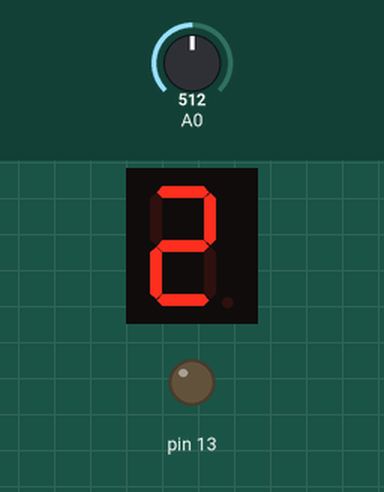
Bench run of a sketch on a simulated Arduino Uno, built with avr-gcc and run on an emulated ATmega328P. Parts: 1-digit seven-segment display, output pins drawn as LEDs (lit = HIGH). Wiring (inferred from the names in the program): 1-digit 7-segment display, segments lit when LOW: segments pin 2, pin 3, pin 4, pin 5, pin 6, pin 7, pin 8. The test bench sets the inputs (shaded band); at power-on: A0 = 512. The segment pins are drawn as the display they are named for; pins used as bus, display or sensor lines are not drawn.

Above: at 3.2 s.
3.3 s: A0 set to 716
At 3.6 s:
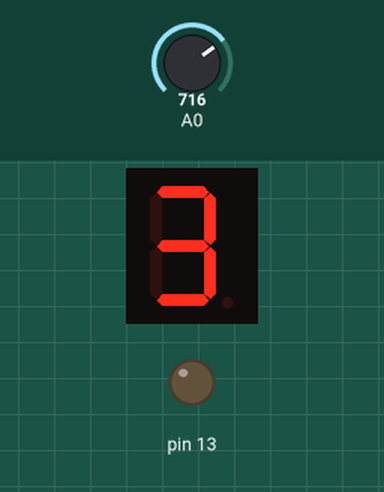
4.8 s: A0 set to 900
At 5.9 s:
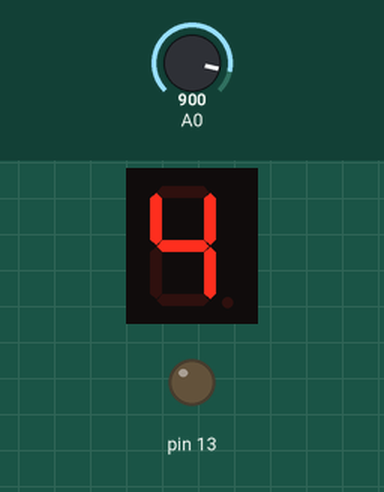
6.3 s: A0 set to 1023
At 7.1 s:
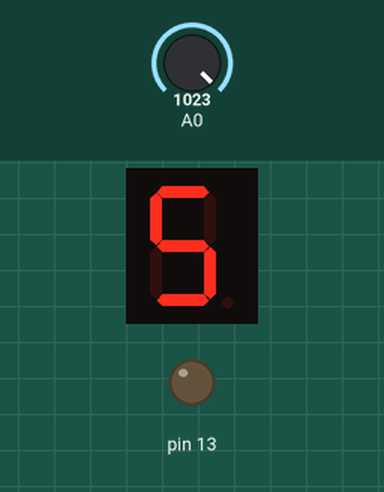
Timing chart, 0 to 9.3 s (numbered marks = the images above; inputs shaded):
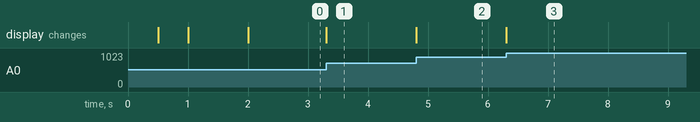

Measured:
- after the input at 3.3 s, the display: changes at once (image 1)
- after the input at 4.8 s, the display: changes at once (image 2)
- after the input at 6.3 s, the display: changes at once (image 3)

The sketch:

sketch_dec25a.ino
```cpp
#define SEG_A 2
#define SEG_B 3
#define SEG_C 4
#define SEG_D 5
#define SEG_E 6
#define SEG_F 7
#define SEG_G 8

void setup() {
  // put your setup code here, to run once:
  pinMode(A0, INPUT);
  pinMode(13, OUTPUT);
  inicjacja();
}

void loop() {
  float odczyt = analogRead(A0) / 1024.00*5;
  int zamiana;
  zamiana = int(odczyt + 0.1);
  wyswietlacz(zamiana);
}

void inicjacja(){
  pinMode(SEG_A, OUTPUT);
  pinMode(SEG_B, OUTPUT);
  pinMode(SEG_C, OUTPUT);
  pinMode(SEG_D, OUTPUT);
  pinMode(SEG_E, OUTPUT);
  pinMode(SEG_F, OUTPUT);
  pinMode(SEG_G, OUTPUT);
  digitalWrite(SEG_A, LOW);
  digitalWrite(SEG_B, LOW);
  digitalWrite(SEG_C, LOW);
  digitalWrite(SEG_D, LOW);
  digitalWrite(SEG_E, LOW);
  digitalWrite(SEG_F, LOW);
  digitalWrite(SEG_G, LOW);
  delay(500);
  digitalWrite(SEG_A, HIGH);
  digitalWrite(SEG_B, HIGH);
  digitalWrite(SEG_C, HIGH);
  digitalWrite(SEG_D, HIGH);
  digitalWrite(SEG_E, HIGH);
  digitalWrite(SEG_F, HIGH);
  digitalWrite(SEG_G, HIGH);
  delay(500);
  digitalWrite(SEG_A, LOW);
  digitalWrite(SEG_B, LOW);
  digitalWrite(SEG_C, LOW);
  digitalWrite(SEG_D, LOW);
  digitalWrite(SEG_E, LOW);
  digitalWrite(SEG_F, LOW);
  digitalWrite(SEG_G, LOW);
  delay(1000);
  digitalWrite(SEG_A, HIGH);
  digitalWrite(SEG_B, HIGH);
  digitalWrite(SEG_C, HIGH);
  digitalWrite(SEG_D, HIGH);
  digitalWrite(SEG_E, HIGH);
  digitalWrite(SEG_F, HIGH);
  digitalWrite(SEG_G, HIGH);
}

void wyswietlacz(int cyfra) {
  //Instrukcja switch ustawia odpowiednie stany na wyjsciach
  //w zaleznosci od podanej cyfry
  switch (cyfra) {
    case 0:
        digitalWrite(SEG_A, LOW);
        digitalWrite(SEG_B, LOW);
        digitalWrite(SEG_C, LOW);
        digitalWrite(SEG_D, LOW);
        digitalWrite(SEG_E, LOW);
        digitalWrite(SEG_F, LOW);
        digitalWrite(SEG_G, HIGH);
    break;

    case 1:
        digitalWrite(SEG_A, HIGH);
        digitalWrite(SEG_B, LOW);
        digitalWrite(SEG_C, LOW);
        digitalWrite(SEG_D, HIGH);
        digitalWrite(SEG_E, HIGH);
        digitalWrite(SEG_F, HIGH);
        digitalWrite(SEG_G, HIGH);
    break;

    case 2:
        digitalWrite(SEG_A, LOW);
        digitalWrite(SEG_B, LOW);
        digitalWrite(SEG_C, HIGH);
        digitalWrite(SEG_D, LOW);
        digitalWrite(SEG_E, LOW);
        digitalWrite(SEG_F, HIGH);
        digitalWrite(SEG_G, LOW);
    break;

    case 3:
        digitalWrite(SEG_A, LOW);
        digitalWrite(SEG_B, LOW);
        digitalWrite(SEG_C, LOW);
        digitalWrite(SEG_D, LOW);
        digitalWrite(SEG_E, HIGH);
        digitalWrite(SEG_F, HIGH);
        digitalWrite(SEG_G, LOW);
    break;

    case 4:
        digitalWrite(SEG_A, HIGH);
        digitalWrite(SEG_B, LOW);
        digitalWrite(SEG_C, LOW);
        digitalWrite(SEG_D, HIGH);
        digitalWrite(SEG_E, HIGH);
        digitalWrite(SEG_F, LOW);
        digitalWrite(SEG_G, LOW);
    break;

    case 5:
        digitalWrite(SEG_A, LOW);
        digitalWrite(SEG_B, HIGH);
        digitalWrite(SEG_C, LOW);
        digitalWrite(SEG_D, LOW);
        digitalWrite(SEG_E, HIGH);
        digitalWrite(SEG_F, LOW);
        digitalWrite(SEG_G, LOW);
    break;

    case 6:
        digitalWrite(SEG_A, LOW);
        digitalWrite(SEG_B, HIGH);
        digitalWrite(SEG_C, LOW);
        digitalWrite(SEG_D, LOW);
        digitalWrite(SEG_E, LOW);
        digitalWrite(SEG_F, LOW);
        digitalWrite(SEG_G, LOW);
    break;

    case 7:
        digitalWrite(SEG_A, LOW);
        digitalWrite(SEG_B, LOW);
        digitalWrite(SEG_C, LOW);
        digitalWrite(SEG_D, HIGH);
        digitalWrite(SEG_E, HIGH);
        digitalWrite(SEG_F, HIGH);
        digitalWrite(SEG_G, LOW);
    break;

    case 8:
        digitalWrite(SEG_A, LOW);
        digitalWrite(SEG_B, LOW);
        digitalWrite(SEG_C, LOW);
        digitalWrite(SEG_D, LOW);
        digitalWrite(SEG_E, LOW);
        digitalWrite(SEG_F, LOW);
        digitalWrite(SEG_G, LOW);
    break;

    case 9:
        digitalWrite(SEG_A, LOW);
        digitalWrite(SEG_B, LOW);
        digitalWrite(SEG_C, LOW);
        digitalWrite(SEG_D, LOW);
        digitalWrite(SEG_E, HIGH);
        digitalWrite(SEG_F, LOW);
        digitalWrite(SEG_G, LOW);
    break;
  }
}
```
